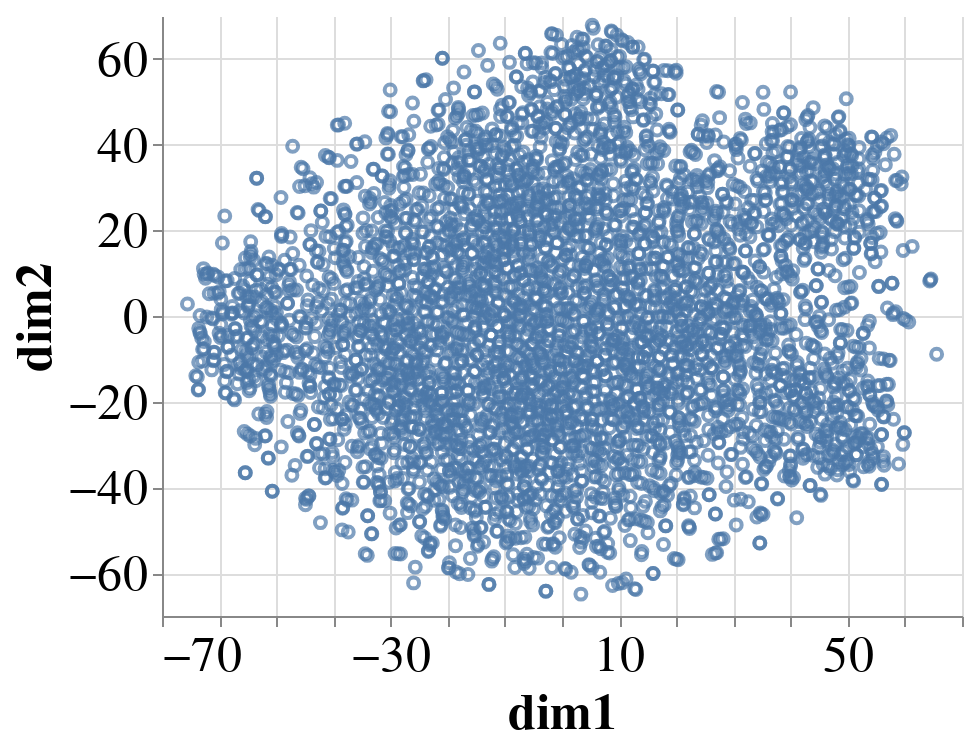

The notebook cell this image was saved under:
### Code cell
c1 = alt.Chart(X_embedded).mark_point().encode(
    x='dim1',
    y='dim2'
)
big_chart(c1, fontsize=25)

### Figure 1 — Vega-Lite specification as saved in the notebook (floating-point values rounded to 4 significant figures; data arrays with more than 128 entries replaced by an {"elided": "..."} marker saying what was removed)
{"config": {"view": {"continuousWidth": 400, "continuousHeight": 300, "strokeWidth": 0}, "axis": {"grid": true, "labelFontSize": 25, "titleFontSize": 25}, "legend": {"labelFontSize": 25, "titleFontSize": 25}, "title": {"fontSize": 25}}, "data": {"name": "data-04c598334ad220aac40af7cb7a054745"}, "mark": "point", "encoding": {"x": {"field": "dim1", "type": "quantitative"}, "y": {"field": "dim2", "type": "quantitative"}}, "$schema": "https://vega.github.io/schema/vega-lite/v4.17.0.json", "datasets": {"data-04c598334ad220aac40af7cb7a054745": {"elided": "4000 records"}}}
